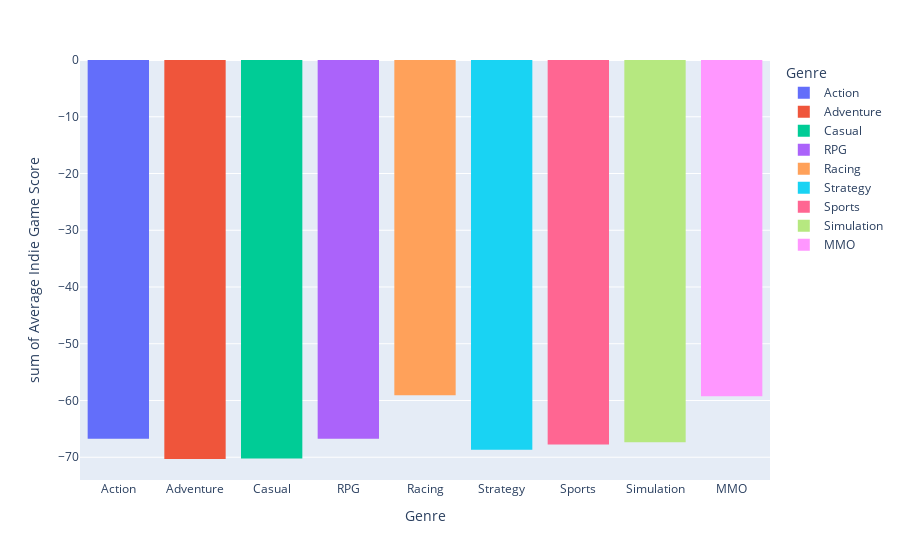

The notebook cell this image was saved under:
### Code cell
IR_data = {'Genre': Genre_list, 'Average Indie Game Score': IR_list}
IR_df = pd.DataFrame(IR_data)
IR_hist = px.histogram(IR_df, x='Genre', y='Average Indie Game Score', color='Genre')
IR_hist.show()
print("The Average Indie Game Score per genre on the Steam Store are as follows: \n \n Action: {} \n Adventure: {} \n Casual: {} \n RPG: {} \n Racing: {} \n Strategy: {} \n Sports: {} \n Simulation: {} \n MMO: {}".format(IR_Action, IR_Adventure, IR_Casual, IR_RPG, IR_Racing, IR_Strategy, IR_Sports, IR_Simulation, IR_MMO))

### Figure 1 — Plotly figure (JSON) as saved in the notebook; plotly's stock layout.template omitted (floating-point values rounded to 4 significant figures)
{"data": [{"alignmentgroup": "True", "bingroup": "x", "histfunc": "sum", "hovertemplate": "Genre=%{x}<br>sum of Average Indie Game Score=%{y}<extra></extra>", "legendgroup": "Action", "marker": {"color": "#636efa", "pattern": {"shape": ""}}, "name": "Action", "offsetgroup": "Action", "orientation": "v", "showlegend": true, "type": "histogram", "x": ["Action"], "xaxis": "x", "y": [-66.76], "yaxis": "y"}, {"alignmentgroup": "True", "bingroup": "x", "histfunc": "sum", "hovertemplate": "Genre=%{x}<br>sum of Average Indie Game Score=%{y}<extra></extra>", "legendgroup": "Adventure", "marker": {"color": "#EF553B", "pattern": {"shape": ""}}, "name": "Adventure", "offsetgroup": "Adventure", "orientation": "v", "showlegend": true, "type": "histogram", "x": ["Adventure"], "xaxis": "x", "y": [-70.31], "yaxis": "y"}, {"alignmentgroup": "True", "bingroup": "x", "histfunc": "sum", "hovertemplate": "Genre=%{x}<br>sum of Average Indie Game Score=%{y}<extra></extra>", "legendgroup": "Casual", "marker": {"color": "#00cc96", "pattern": {"shape": ""}}, "name": "Casual", "offsetgroup": "Casual", "orientation": "v", "showlegend": true, "type": "histogram", "x": ["Casual"], "xaxis": "x", "y": [-70.22], "yaxis": "y"}, {"alignmentgroup": "True", "bingroup": "x", "histfunc": "sum", "hovertemplate": "Genre=%{x}<br>sum of Average Indie Game Score=%{y}<extra></extra>", "legendgroup": "RPG", "marker": {"color": "#ab63fa", "pattern": {"shape": ""}}, "name": "RPG", "offsetgroup": "RPG", "orientation": "v", "showlegend": true, "type": "histogram", "x": ["RPG"], "xaxis": "x", "y": [-66.73], "yaxis": "y"}, {"alignmentgroup": "True", "bingroup": "x", "histfunc": "sum", "hovertemplate": "Genre=%{x}<br>sum of Average Indie Game Score=%{y}<extra></extra>", "legendgroup": "Racing", "marker": {"color": "#FFA15A", "pattern": {"shape": ""}}, "name": "Racing", "offsetgroup": "Racing", "orientation": "v", "showlegend": true, "type": "histogram", "x": ["Racing"], "xaxis": "x", "y": [-59.06], "yaxis": "y"}, {"alignmentgroup": "True", "bingroup": "x", "histfunc": "sum", "hovertemplate": "Genre=%{x}<br>sum of Average Indie Game Score=%{y}<extra></extra>", "legendgroup": "Strategy", "marker": {"color": "#19d3f3", "pattern": {"shape": ""}}, "name": "Strategy", "offsetgroup": "Strategy", "orientation": "v", "showlegend": true, "type": "histogram", "x": ["Strategy"], "xaxis": "x", "y": [-68.68], "yaxis": "y"}, {"alignmentgroup": "True", "bingroup": "x", "histfunc": "sum", "hovertemplate": "Genre=%{x}<br>sum of Average Indie Game Score=%{y}<extra></extra>", "legendgroup": "Sports", "marker": {"color": "#FF6692", "pattern": {"shape": ""}}, "name": "Sports", "offsetgroup": "Sports", "orientation": "v", "showlegend": true, "type": "histogram", "x": ["Sports"], "xaxis": "x", "y": [-67.75], "yaxis": "y"}, {"alignmentgroup": "True", "bingroup": "x", "histfunc": "sum", "hovertemplate": "Genre=%{x}<br>sum of Average Indie Game Score=%{y}<extra></extra>", "legendgroup": "Simulation", "marker": {"color": "#B6E880", "pattern": {"shape": ""}}, "name": "Simulation", "offsetgroup": "Simulation", "orientation": "v", "showlegend": true, "type": "histogram", "x": ["Simulation"], "xaxis": "x", "y": [-67.36], "yaxis": "y"}, {"alignmentgroup": "True", "bingroup": "x", "histfunc": "sum", "hovertemplate": "Genre=%{x}<br>sum of Average Indie Game Score=%{y}<extra></extra>", "legendgroup": "MMO", "marker": {"color": "#FF97FF", "pattern": {"shape": ""}}, "name": "MMO", "offsetgroup": "MMO", "orientation": "v", "showlegend": true, "type": "histogram", "x": ["MMO"], "xaxis": "x", "y": [-59.27], "yaxis": "y"}], "layout": {"barmode": "relative", "legend": {"title": {"text": "Genre"}, "tracegroupgap": 0}, "margin": {"t": 60}, "xaxis": {"anchor": "y", "categoryarray": ["Action", "Adventure", "Casual", "RPG", "Racing", "Strategy", "Sports", "Simulation", "MMO"], "categoryorder": "array", "domain": [0, 1], "title": {"text": "Genre"}}, "yaxis": {"anchor": "x", "domain": [0, 1], "title": {"text": "sum of Average Indie Game Score"}}}}
